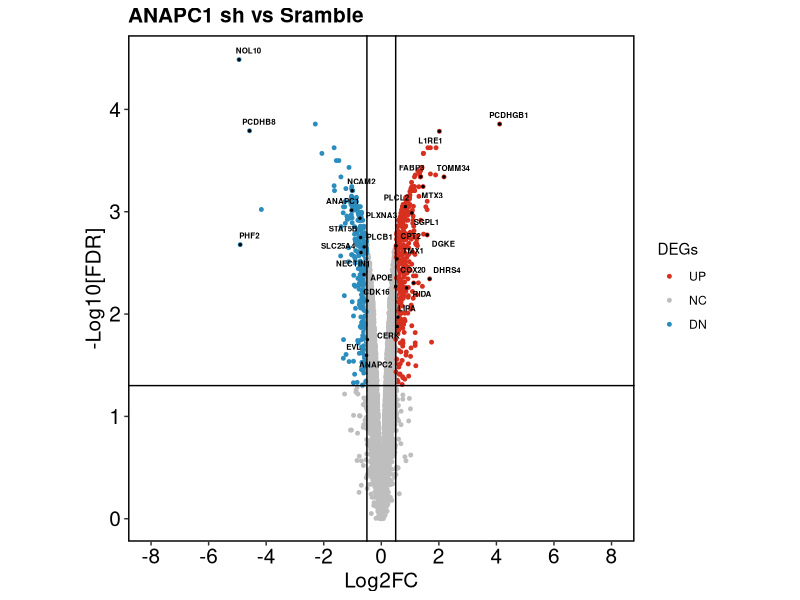
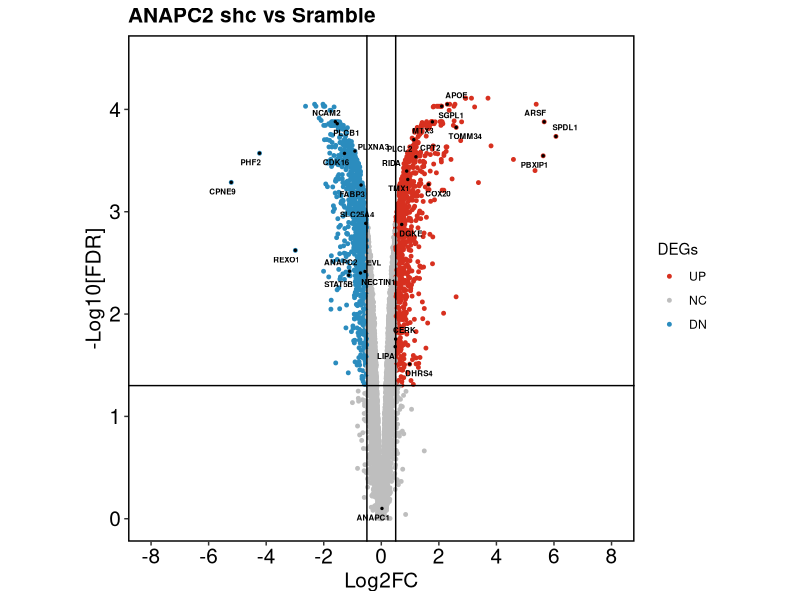
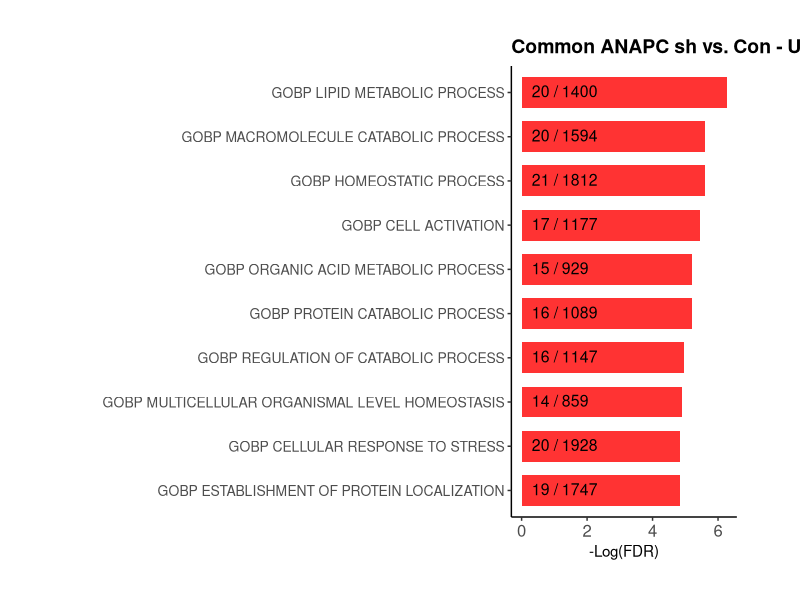
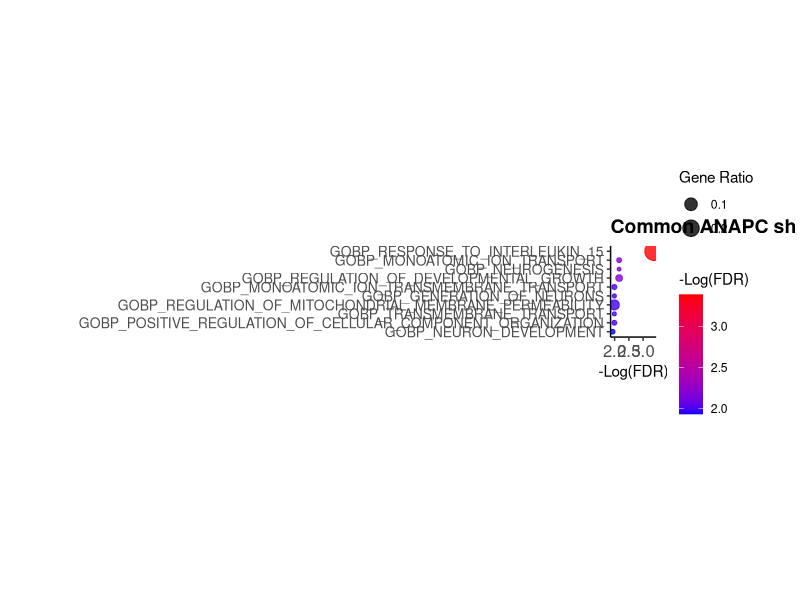

R code for these plots, in order:
library('magrittr')
library('ggplot2')
library('ggrepel')
library('readxl')
################################
##Vocanol For the log2FoldChange top10
#load the data and then clean the data!!!
# data <- read.csv("cleaned_a.csv", header=T)
# print(colnames(data))

data <- read_excel("Fig6_data.xlsx",sheet = "ANAPC1_shc_Free_filtered_result")
print(colnames(data))


#to built the volcano plot for ConABvsADAB

order_data = data[order(data$Log2FC, decreasing = TRUE),] %>% head(3)
genes_select_up <- order_data$Genes
genes_to_plot_up <- data[data$Genes %in% genes_select_up, ]
genes_to_plot_up$Cluster <- "up"

order_data = data[order(data$Log2FC),] %>% head(3)
genes_select_down <- order_data$Genes
genes_to_plot_down <- data[data$Genes %in% genes_select_down, ]
genes_to_plot_down$Cluster <- "down"

# genes_to_plot = data[data$X %in% c('ARC','H2AFX'),] #only plot 2 genes!
genes_to_plot <- rbind(genes_to_plot_up, genes_to_plot_down)  ## automatic selection of top and bottom of the list
#Combined specific with tops

specific_genes <- c('APOE', 'FABP3', 'TMX1', 'LIPA', 'RIDA', 'COX20', 'PLCL2', 'CPT2', 'DHRS4',
                    'CERK', 'MRM1', 'MTX3', 'DGKE', 'SGPL1', 'TOMM34', 'PLCB1', 'STAT5B', 'NECTIN1', 'SLC25A4',
                    'ANAPC2', 'ANAPC1', 'PLXNA3', 'EVL', 'CDK16', 'NCAM2' )



specific_genes_to_plot <- data[data$Genes %in% specific_genes, ]
specific_genes_to_plot$Cluster <- "specific"
# Combine all genes to plot
genes_to_plot <- rbind(genes_to_plot, specific_genes_to_plot)
# Remove duplicates if any
genes_to_plot <- genes_to_plot[!duplicated(genes_to_plot$Genes),]


my_color_1 <- c("#D7301F","Grey", "#2B8CBE")
data$colours <- c("NC")
data$colours[data$Log2FC > 0.5 & data$Adjpval <= 0.05] <- c("UP")
data$colours[data$Log2FC < -0.5 & data$Adjpval <= 0.05] <- c("DN")

#Check the data charicateristic, CHr is not good for figure)
str(data$Adjpval)
sum(is.na(data$Adjpval))
#then change to Num.
data$Adjpval <- as.numeric(as.character(data$Adjpval))
genes_to_plot$Adjpval <- as.numeric(as.character(genes_to_plot$Adjpval))

##

ggplot() + ylim(0,4.5) +
  geom_point(data=data, aes(x=Log2FC, y=-log10(Adjpval), colour= colours),
             shape=19, alpha=1, size=1) +
  scale_color_manual(values = my_color_1,
                     name="DEGs",
                     breaks=rev(names(table(data$colours))),
                     labels=rev(names(table(data$colours)))) +
  geom_point(data=genes_to_plot,      #Highlights selected genes (genes_to_plot) with smaller points (size 0.5).
             aes(x=Log2FC, y=-log10(Adjpval)),
             shape=19, alpha=1, size=0.5) +
  geom_text_repel(data=genes_to_plot,    #Adds text labels to the highlighted points using geom_text_repel from the ggrepel package. geom_label_repel or geom_text_repel works
                  aes(x=Log2FC, y=-log10(Adjpval), label = Genes),
                  color="black", fontface = 'bold',size = 2, box.padding = 0.2,
                  point.padding = 0.5, segment.size=0.25, segment.colour="black", min.segment.length = 0.1,
                  force = 1, max.overlaps = 20) +
  ylab("-Log10[FDR]") + xlab("Log2FC") +
  ggtitle("ANAPC1 sh vs Sramble")+
  theme_bw()+
  theme(panel.grid.major.x  = element_blank(),
        panel.grid.major.y  = element_blank(),
        panel.grid.minor = element_blank(),
        panel.border = element_rect(colour = "black", size = 1),
        axis.text.x = element_text(colour = "black", size=15),
        axis.text.y = element_text(colour = "black", size=15),
        axis.title.x = element_text(colour = "black", size=15),
        axis.title.y = element_text(colour = "black", size=15),
        plot.title = element_text(size = 15, face = "bold")) +
  theme(aspect.ratio = 1) +
  scale_x_continuous(breaks=seq(-8, 8, 2), limits=c(-8,8)) +  #X axis setting
  geom_vline(xintercept = c(-0.5, 0.5)) +
  geom_hline(yintercept = -log10(0.05)) 


################################
##Vocanol For the log2FoldChange top10
#load the data and then clean the data!!!
# data <- read.csv("cleaned_a.csv", header=T)
# print(colnames(data))

data <- read_excel("Fig6_data.xlsx",sheet = "ANAPC2_shc_Free_filtered_result")
print(colnames(data))


#to built the volcano plot for ConABvsADAB

order_data = data[order(data$Log2FC, decreasing = TRUE),] %>% head(3)
genes_select_up <- order_data$Genes
genes_to_plot_up <- data[data$Genes %in% genes_select_up, ]
genes_to_plot_up$Cluster <- "up"

order_data = data[order(data$Log2FC),] %>% head(3)
genes_select_down <- order_data$Genes
genes_to_plot_down <- data[data$Genes %in% genes_select_down, ]
genes_to_plot_down$Cluster <- "down"

# genes_to_plot = data[data$X %in% c('ARC','H2AFX'),] #only plot 2 genes!
genes_to_plot <- rbind(genes_to_plot_up, genes_to_plot_down)  ## automatic selection of top and bottom of the list
#Combined specific with tops

specific_genes <- c('APOE', 'FABP3', 'TMX1', 'LIPA', 'RIDA', 'COX20', 'PLCL2', 'CPT2', 'DHRS4',
                    'CERK', 'MRM1', 'MTX3', 'DGKE', 'SGPL1', 'TOMM34', 'PLCB1', 'STAT5B', 'NECTIN1', 'SLC25A4',
                    'ANAPC2', 'ANAPC1', 'PLXNA3', 'EVL', 'CDK16', 'NCAM2' )



specific_genes_to_plot <- data[data$Genes %in% specific_genes, ]
specific_genes_to_plot$Cluster <- "specific"
# Combine all genes to plot
genes_to_plot <- rbind(genes_to_plot, specific_genes_to_plot)
# Remove duplicates if any
genes_to_plot <- genes_to_plot[!duplicated(genes_to_plot$Genes),]


my_color_1 <- c("#D7301F","Grey", "#2B8CBE")
data$colours <- c("NC")
data$colours[data$Log2FC > 0.5 & data$Adjpval <= 0.05] <- c("UP")
data$colours[data$Log2FC < -0.5 & data$Adjpval <= 0.05] <- c("DN")

#Check the data charicateristic, CHr is not good for figure)
str(data$Adjpval)
sum(is.na(data$Adjpval))
#then change to Num.
data$Adjpval <- as.numeric(as.character(data$Adjpval))
genes_to_plot$Adjpval <- as.numeric(as.character(genes_to_plot$Adjpval))

##

ggplot() + ylim(0,4.5) +
  geom_point(data=data, aes(x=Log2FC, y=-log10(Adjpval), colour= colours),
             shape=19, alpha=1, size=1) +
  scale_color_manual(values = my_color_1,
                     name="DEGs",
                     breaks=rev(names(table(data$colours))),
                     labels=rev(names(table(data$colours)))) +
  geom_point(data=genes_to_plot,      #Highlights selected genes (genes_to_plot) with smaller points (size 0.5).
             aes(x=Log2FC, y=-log10(Adjpval)),
             shape=19, alpha=1, size=0.5) +
  geom_text_repel(data=genes_to_plot,    #Adds text labels to the highlighted points using geom_text_repel from the ggrepel package. geom_label_repel or geom_text_repel works
                  aes(x=Log2FC, y=-log10(Adjpval), label = Genes),
                  color="black", fontface = 'bold',size = 2, box.padding = 0.2,
                  point.padding = 0.5, segment.size=0.25, segment.colour="black", min.segment.length = 0.1,
                  force = 1, max.overlaps = 20) +
  ylab("-Log10[FDR]") + xlab("Log2FC") +
  ggtitle("ANAPC2 shc vs Sramble")+
  theme_bw()+
  theme(panel.grid.major.x  = element_blank(),
        panel.grid.major.y  = element_blank(),
        panel.grid.minor = element_blank(),
        panel.border = element_rect(colour = "black", size = 1),
        axis.text.x = element_text(colour = "black", size=15),
        axis.text.y = element_text(colour = "black", size=15),
        axis.title.x = element_text(colour = "black", size=15),
        axis.title.y = element_text(colour = "black", size=15),
        plot.title = element_text(size = 15, face = "bold")) +
  theme(aspect.ratio = 1) +
  scale_x_continuous(breaks=seq(-8, 8, 2), limits=c(-8,8)) +  #X axis setting
  geom_vline(xintercept = c(-0.5, 0.5)) +
  geom_hline(yintercept = -log10(0.05)) 




#############
#Go analysis figure
# UP

GSEA_up <- read_excel("Fig6_data.xlsx",sheet = "GSEAup3groups")
colnames(GSEA_up) <- c("name", "genes_in_gsea", "description", "genes_in_data", "k/K", "p-value", "FDR")
GSEA_up$FDR <- as.numeric(GSEA_up$FDR)
GSEA_up$logP <- -log10(GSEA_up$FDR)
GSEA_up$enrich <- paste(GSEA_up$genes_in_data, "/", GSEA_up$genes_in_gsea, sep=" ")
GSEA_up <- GSEA_up[order(GSEA_up$FDR),]
GSEA_up$Name <-  gsub("GO_", "", GSEA_up$name)
GSEA_up$Name <- gsub("*_", " ", GSEA_up$Name)
# for some reason, you need this section twice
GSEA_up$Name <-  factor(GSEA_up$Name, levels=(GSEA_up$Name))
GSEA_up$Name <-  factor(GSEA_up$Name, levels=rev(GSEA_up$Name))
GSEA_up <- head(GSEA_up, 20)
ggplot(data=GSEA_up, aes(x=Name  , y=logP)) +
  theme_classic() +
  ylab("-Log(FDR)") + xlab(NULL) +
  geom_bar(stat="Identity",  width=0.7, fill="red", alpha=0.8) +
  geom_text(aes(label=enrich), vjust=0.4,
            hjust=0, size=4, color="black",
            stat="Identity", y=0.05*max(GSEA_up$logP)) +
  coord_flip() +
  theme(aspect.ratio = 2, plot.margin = unit(c(1,1,1,2), "cm"), axis.text.y = element_text(size = 10),
        axis.text.x = element_text(size = 12), plot.title = element_text(size = 14, face = "bold"))+
  ggtitle("Common ANAPC sh vs. Con - Up")


############
## Change to a plot type ( Down)

GSEA_dn <- read_excel("Fig6_data.xlsx",sheet = "GSEAdown3groups")
colnames(GSEA_dn) <- c("name", "genes_in_gsea", "description", "genes_in_data", "k/K", "p-value", "FDR")

GSEA_dn$FDR <- as.numeric(GSEA_dn$FDR)
GSEA_dn$logP <- -log10(GSEA_dn$FDR)

# Calculate the gene ratio for dot plot sizing
GSEA_dn$gene_ratio <- GSEA_dn$genes_in_data / GSEA_dn$genes_in_gsea

# Create the 'enrich' column as a string for potential labels if needed, but not directly used for sizing in this dot plot
GSEA_dn$enrich <- paste(GSEA_dn$genes_in_data, "/", GSEA_dn$genes_in_gsea, sep = " ")

GSEA_dn <- GSEA_dn[order(-GSEA_dn$logP), ]
GSEA_dn$name <- factor(GSEA_dn$name, levels = rev(GSEA_dn$name))

# Dot Plot
ggplot(data = GSEA_dn, aes(x = logP, y = name)) + # Swap x and y for horizontal dots
  theme_classic() +
  xlab("-Log(FDR)") + ylab(NULL) +
  geom_point(aes(size = gene_ratio, color = logP), alpha = 0.8) + # Use size for gene_ratio and color for logP
  scale_color_gradient(low = "blue", high = "red") + # Customize color gradient
  labs(size = "Gene Ratio", color = "-Log(FDR)") + # Legend titles
  theme(aspect.ratio = 2,
        plot.margin = unit(c(1, 1, 1, 2), "cm"),
        axis.text.y = element_text(size = 10),
        axis.text.x = element_text(size = 12),
        plot.title = element_text(size = 14, face = "bold"),
        legend.position = "right") + # Position of legends
  ggtitle("Common ANAPC sh vs. Con - Down")
